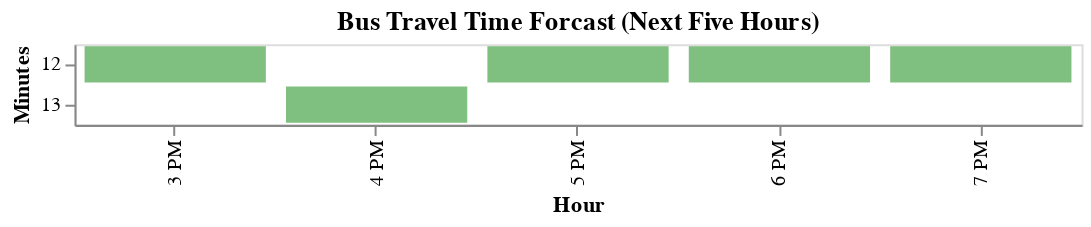

Notebook cell for this chart:
### Code cell
df = pd.DataFrame({"x" : hours, "y" : times})

alt.themes.enable("vox")
chart = alt.Chart(df).encode(
    x=alt.X("x:N", title="Hour", sort=None),
    y=alt.Y("y", title="Minutes"),
    opacity=alt.value(0.5),
    color=alt.condition((datum.y > dist), alt.ColorValue("red"), alt.ColorValue("green")),
    size=alt.value(80),

).properties(
    width=500,
    title="Bus Travel Time Forcast (Next Five Hours)"
)
chart.mark_bar()

### Figure 1 — Vega-Lite specification as saved in the notebook (floating-point values rounded to 4 significant figures)
{"usermeta": {"embedOptions": {"theme": "vox"}}, "config": {"view": {"continuousWidth": 400, "continuousHeight": 300}}, "data": {"name": "data-658943653a361f257f0283dd5d41e8ec"}, "mark": "bar", "encoding": {"color": {"condition": {"value": "red", "test": "(datum.y > 13)"}, "value": "green"}, "opacity": {"value": 0.5}, "size": {"value": 80}, "x": {"field": "x", "sort": null, "title": "Hour", "type": "nominal"}, "y": {"field": "y", "title": "Minutes", "type": "nominal"}}, "title": "Bus Travel Time Forcast (Next Five Hours)", "width": 500, "$schema": "https://vega.github.io/schema/vega-lite/v4.17.0.json", "datasets": {"data-658943653a361f257f0283dd5d41e8ec": [{"x": "3 PM", "y": 12.0}, {"x": "4 PM", "y": 13.0}, {"x": "5 PM", "y": 12.0}, {"x": "6 PM", "y": 12.0}, {"x": "7 PM", "y": 12.0}]}}
